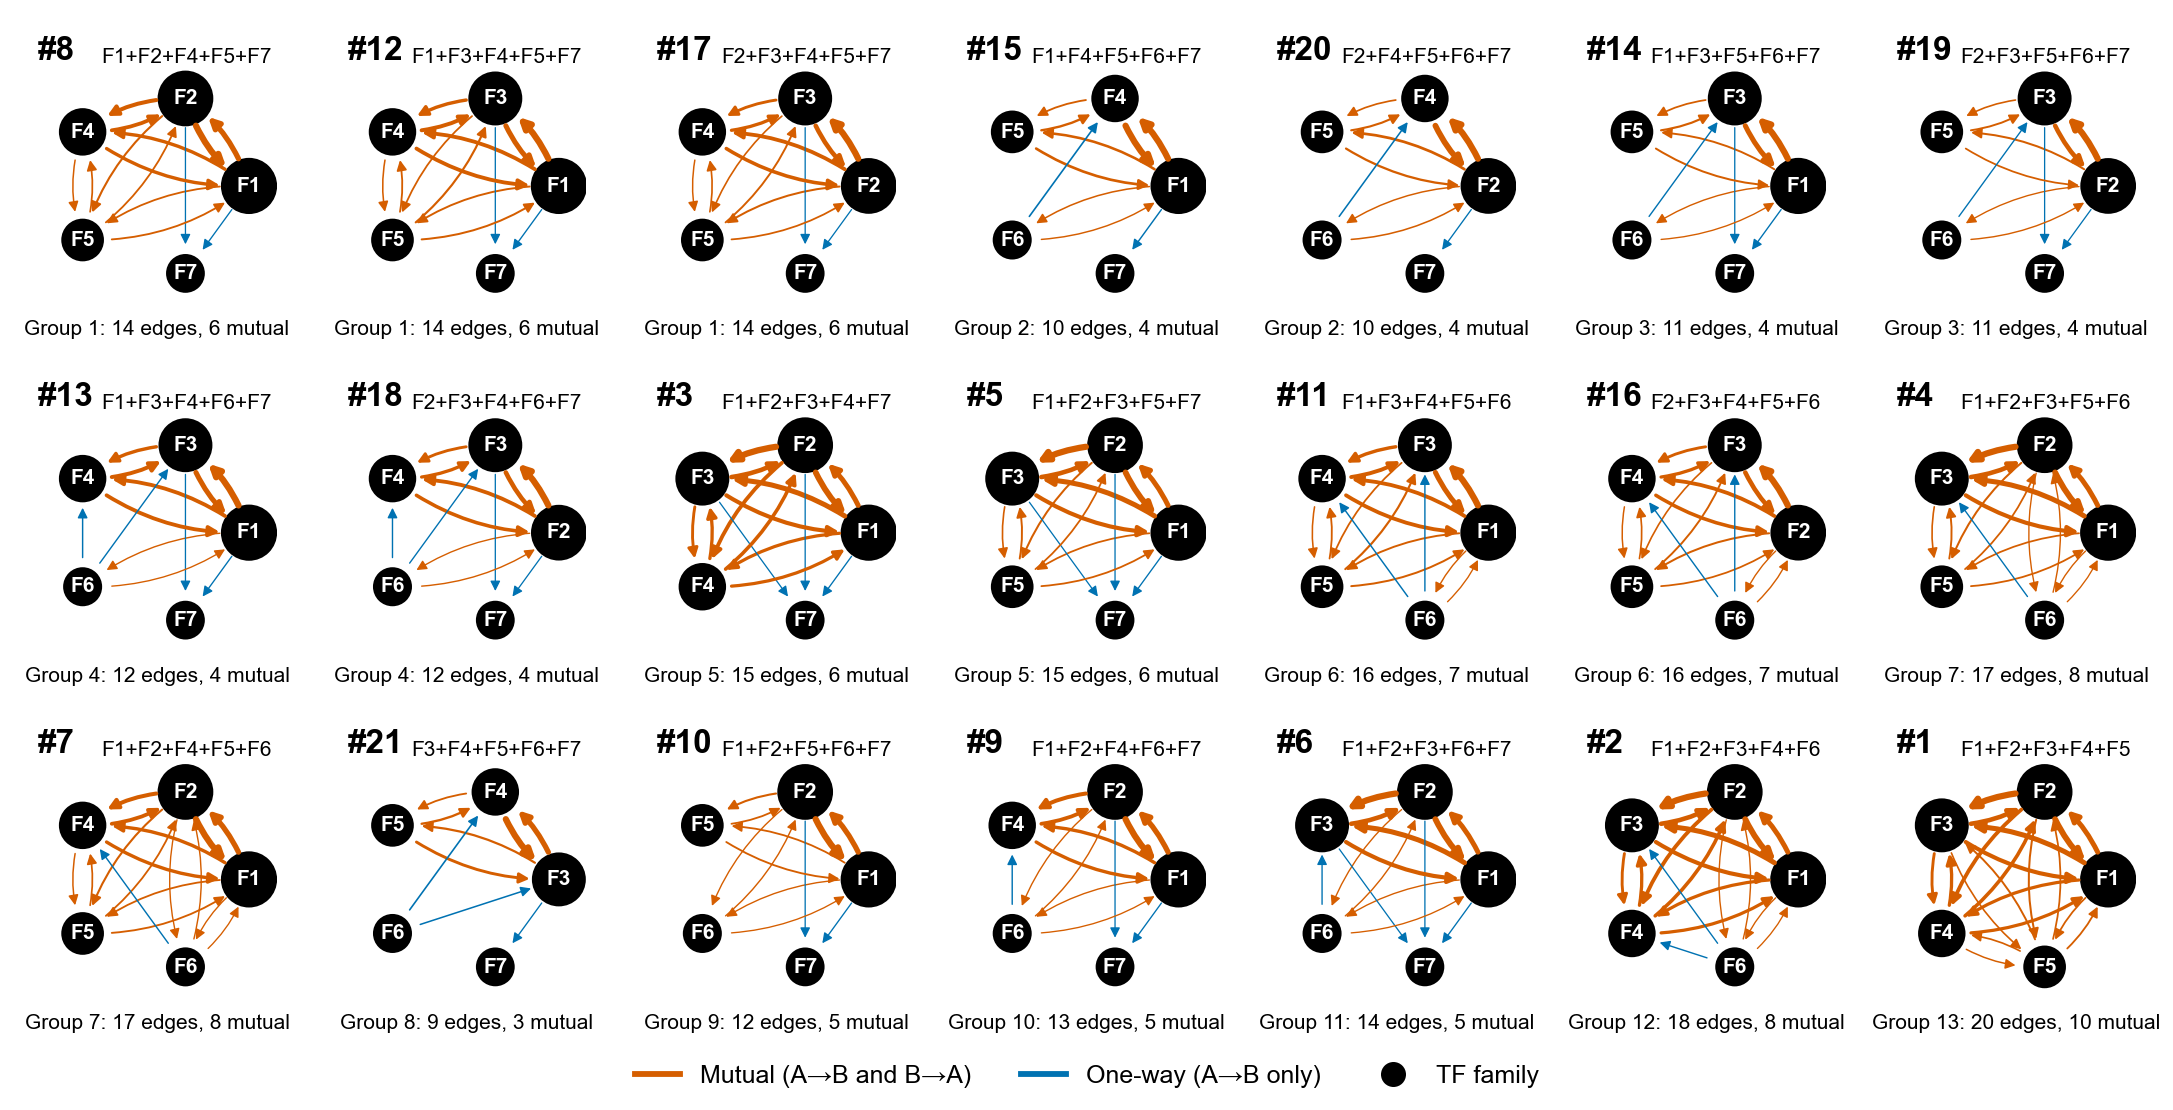

Source code (Python):
"""
tf_regulates_tf_cascade_topology_groups.py -- numbers the 21 five-family
(k=5) combinations from tf_regulates_tf_cascade.py and groups them by
directed-graph topology: which combos end up with the same number of
directed edges AND the same number of mutual (A->B and B->A both present)
pairs.

WHY THIS IS A SEPARATE FILE
This is one of three sibling topology-group scripts (the others cover
dominant_coregulation_flow.py and duplication_inheritance_order.py). Each
method colors its arrows differently and means something different by
them, so each gets its own file and its own legend rather than one script
with a combined legend that would misrepresent the other two methods'
arrow colors -- this file's legend describes only this method's
arrows (vermillion = mutual, blue = one-way).

WHY THIS IS SEPARATE FROM THE EXISTING GRID
tf_regulates_tf_cascade.py already draws all 21 combos as a grid, sorted
by "how many isolated nodes" but otherwise in no particular numbered
order, and does not report which combos are structurally identical. This
script numbers the 21 combinations once, in a fixed canonical order (the
order itertools.combinations(range(7), 5) produces, 1-indexed), then
buckets the combos by the topology signature (n_isolated_nodes,
n_directed_edges, n_mutual_pairs) -- the same style of bucketing used by
scripts/analysis/motif_k5_topology_patterns.py for the undirected case,
extended with the mutual-pair count.

WHY EDGES RECUR IDENTICALLY ACROSS COMBOS
The direction and weight of an edge between two specific families is a
function of that PAIR alone (real TF-binds-TF binding-site evidence) -- it
does not depend on which other families are also in the 5-subset. So the
edge between, say, F1 and F2 is either present-and-pointing-the-same-way
in EVERY combo that contains both F1 and F2, or absent in all of them.
The only thing that changes combo to combo is WHICH 5 families (and
therefore which of the 21 possible pairs) are present. That is exactly
why grouping by topology is informative: this method has real reciprocal
(mutual) edges, so it is the richest of the three -- 13 distinct topology
groups among the 21 combos, versus only 2 for the other two (ranking-
based) methods.

Run: python assets/directional_motifs/tf_regulates_tf_cascade_topology_groups.py
"""

import sys
from itertools import combinations as icombs
from pathlib import Path

sys.path.insert(0, str(Path(__file__).parent))
sys.path.insert(0, str(Path(__file__).parent.parent))
from _shared_family_data import load_families, load_pi4

import pandas as pd
import networkx as nx
import matplotlib
matplotlib.use("Agg")
import matplotlib.pyplot as plt
from matplotlib.lines import Line2D


OUT_DIR = Path(__file__).parent
REPO_ROOT = OUT_DIR.parent.parent
OUT_PNG = OUT_DIR / "tf_regulates_tf_cascade_topology_groups.png"

fam_list, M, N = load_families()
_, tf_targets, pi4_tfs = load_pi4()

_PI4_PATH = REPO_ROOT / "y1000plus_data" / "processed" / "pi4_snp_binding_sites.csv"
_df = pd.read_csv(_PI4_PATH, usecols=["tf_name", "target_gene_name"])
_df["tf_name"] = _df["tf_name"].str.upper()
_df["target_gene_name"] = _df["target_gene_name"].str.upper()
_tf_to_target_names = {tf: set(grp["target_gene_name"]) for tf, grp in _df.groupby("tf_name")}


def directed_weight(fam_a, fam_b):
    n = 0
    for ta in fam_a["member_tfs"]:
        targets = _tf_to_target_names.get(ta, set())
        for tb in fam_b["member_tfs"]:
            if tb in targets:
                n += 1
    return n


def build_directed(fams_sel):
    G = nx.DiGraph()
    for f in fams_sel:
        G.add_node(f["idx"])
    for a, b in icombs(fams_sel, 2):
        w_ab, w_ba = directed_weight(a, b), directed_weight(b, a)
        if w_ab:
            G.add_edge(a["idx"], b["idx"], weight=w_ab)
        if w_ba:
            G.add_edge(b["idx"], a["idx"], weight=w_ba)
    return G


# ── number the 21 combinations (fixed canonical order) ─────────────────────
NUMBERED_COMBOS = list(enumerate(icombs(range(len(fam_list)), 5), start=1))
print("Canonical numbering of the 21 five-family combinations:")
for num, combo in NUMBERED_COMBOS:
    label = "+".join(f"F{fam_list[i]['idx']}" for i in combo)
    print(f"  #{num:<3} {label}")

combos = []
for num, combo in NUMBERED_COMBOS:
    fams_sel = [fam_list[i] for i in combo]
    G = build_directed(fams_sel)
    isolated = tuple(sorted(n for n in G.nodes if G.degree(n) == 0))
    mutual = tuple(sorted({tuple(sorted((u, v))) for u, v in G.edges if G.has_edge(v, u)}))
    combos.append({
        "num": num, "label": "+".join(f"F{f['idx']}" for f in fams_sel), "G": G,
        "n_isolated": len(isolated), "n_edges": G.number_of_edges(),
        "n_mutual": len(mutual), "mutual": mutual,
    })

# ── group by topology signature (n_isolated, n_edges, n_mutual) ────────────
buckets = {}
for c in combos:
    key = (c["n_isolated"], c["n_edges"], c["n_mutual"])
    buckets.setdefault(key, []).append(c)
group_ids = {key: gid for gid, key in enumerate(
    sorted(buckets, key=lambda k: (-len(buckets[k]), k)), start=1)}
for c in combos:
    c["group"] = group_ids[(c["n_isolated"], c["n_edges"], c["n_mutual"])]

print(f"\n{len(buckets)} distinct topology group(s) among the 21 combinations "
      f"(same # directed edges AND same # mutual pairs):")
for key, members in sorted(buckets.items(), key=lambda kv: group_ids[kv[0]]):
    n_iso, n_edges, n_mut = key
    gid = group_ids[key]
    nums = ", ".join(f"#{c['num']}" for c in sorted(members, key=lambda c: c["num"]))
    print(f"  Group {gid}: {n_edges} directed edges, {n_mut} mutual pair(s), "
          f"{n_iso} isolated node(s)  ->  {len(members)} combos: {nums}")

# ── grid figure (Science style: 3-column width, no title, no shading) ───────
import science_style as sci
sci.apply()

MUTUAL_COLOR, ONEWAY_COLOR = sci.VERMILLION, sci.BLUE
LEGEND_HANDLES = [
    Line2D([0], [0], color=MUTUAL_COLOR, lw=1.4, label="Mutual (A→B and B→A)"),
    Line2D([0], [0], color=ONEWAY_COLOR, lw=1.4, label="One-way (A→B only)"),
    Line2D([0], [0], marker="o", ls="none", markersize=5, markerfacecolor=sci.BLACK,
           markeredgecolor=sci.BLACK, label="Family with ≥1 edge"),
    Line2D([0], [0], marker="o", ls="none", markersize=5, markerfacecolor="white",
           markeredgecolor=sci.GRAY, label="Family with no edges"),
]

combos_sorted = sorted(combos, key=lambda c: (c["group"], c["num"]))
fig, axes = plt.subplots(3, 7, figsize=(sci.WIDTH_3COL, 9.4 * sci.CM))
fig.subplots_adjust(left=0.005, right=0.995, top=0.94, bottom=0.10, wspace=0.06, hspace=0.45)
axes = axes.flatten()
sizes_by_idx = {f["idx"]: f["size"] for f in fam_list}

for ax, c in zip(axes, combos_sorted):
    G = c["G"]
    pos = nx.circular_layout(G)
    isolated = {n for n in G.nodes if G.degree(n) == 0}
    node_sizes = [75 + 0.9 * sizes_by_idx[n] for n in G.nodes]   # min size fits a 5 pt label
    max_w = max((d["weight"] for _, _, d in G.edges(data=True)), default=1)
    for u, v, d in G.edges(data=True):
        bidir = G.has_edge(v, u)
        ax.annotate(
            "", xy=pos[v], xytext=pos[u],
            arrowprops=dict(
                arrowstyle="-|>", color=MUTUAL_COLOR if bidir else ONEWAY_COLOR,
                linewidth=0.3 + 1.2 * (d["weight"] / max_w),
                connectionstyle=f"arc3,rad={0.18 if bidir else 0.0}",
                shrinkA=7, shrinkB=7, mutation_scale=5,
            ),
        )
    nx.draw_networkx_nodes(
        G, pos, ax=ax, node_size=node_sizes,
        node_color=["white" if n in isolated else sci.BLACK for n in G.nodes],
        edgecolors=[sci.GRAY if n in isolated else sci.BLACK for n in G.nodes],
        linewidths=0.6,
    )
    for n in G.nodes:
        ax.text(*pos[n], f"F{n}", fontsize=5, ha="center", va="center",
                color=sci.GRAY if n in isolated else "white", fontweight="bold")
    ax.set_xlim(-1.3, 1.3)
    ax.set_ylim(-1.3, 1.3)
    ax.set_aspect("equal")
    ax.axis("off")
    ax.text(0.0, 1.0, f"#{c['num']}", transform=ax.transAxes, fontsize=8,
            fontweight="bold", ha="left", va="bottom")
    ax.text(0.98, 1.0, c["label"], transform=ax.transAxes, fontsize=5,
            ha="right", va="bottom")
    ax.text(0.5, -0.06, f"Group {c['group']}: {c['n_edges']} edges, {c['n_mutual']} mutual",
            transform=ax.transAxes, fontsize=5, ha="center", va="top")
for ax in axes[len(combos_sorted):]:
    ax.axis("off")

if not any(c["n_isolated"] for c in combos):
    LEGEND_HANDLES = LEGEND_HANDLES[:3]
    LEGEND_HANDLES[2].set_label("TF family")
fig.legend(handles=LEGEND_HANDLES, loc="lower center", ncol=len(LEGEND_HANDLES), fontsize=6,
           bbox_to_anchor=(0.5, 0.0), handlelength=1.8, columnspacing=2.0)
fig.savefig(OUT_PNG, dpi=sci.DPI)
plt.close(fig)
print(f"Grid figure saved: {OUT_PNG}")
